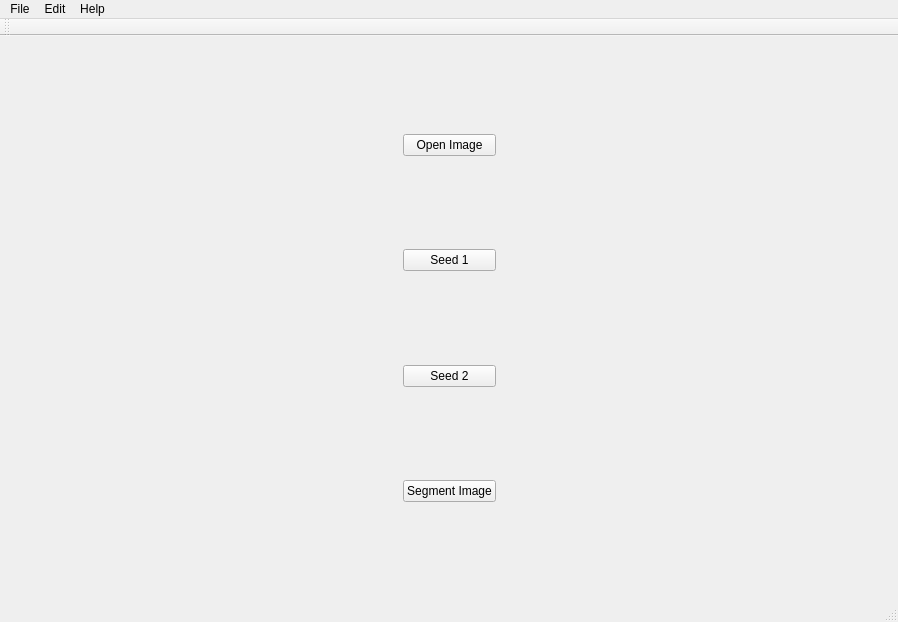
<?xml version="1.0" encoding="UTF-8"?>
<ui version="4.0">
 <class>MainWindow</class>
 <widget class="QMainWindow" name="MainWindow">
  <property name="geometry">
   <rect>
    <x>0</x>
    <y>0</y>
    <width>898</width>
    <height>622</height>
   </rect>
  </property>
  <property name="windowTitle">
   <string>Seeded Image Segmentation - Daudt &amp; Bernal</string>
  </property>
  <widget class="QWidget" name="centralWidget">
   <layout class="QHBoxLayout" name="horizontalLayout">
    <item>
     <spacer name="horizontalSpacer">
      <property name="orientation">
       <enum>Qt::Horizontal</enum>
      </property>
      <property name="sizeHint" stdset="0">
       <size>
        <width>368</width>
        <height>20</height>
       </size>
      </property>
     </spacer>
    </item>
    <item>
     <layout class="QVBoxLayout" name="verticalLayout">
      <item>
       <spacer name="verticalSpacer">
        <property name="orientation">
         <enum>Qt::Vertical</enum>
        </property>
        <property name="sizeHint" stdset="0">
         <size>
          <width>20</width>
          <height>40</height>
         </size>
        </property>
       </spacer>
      </item>
      <item>
       <widget class="QPushButton" name="pushButton_openImage">
        <property name="text">
         <string>Open Image</string>
        </property>
       </widget>
      </item>
      <item>
       <spacer name="verticalSpacer_2">
        <property name="orientation">
         <enum>Qt::Vertical</enum>
        </property>
        <property name="sizeHint" stdset="0">
         <size>
          <width>20</width>
          <height>40</height>
         </size>
        </property>
       </spacer>
      </item>
      <item>
       <widget class="QPushButton" name="pushButton_seed1">
        <property name="text">
         <string>Seed 1</string>
        </property>
       </widget>
      </item>
      <item>
       <spacer name="verticalSpacer_3">
        <property name="orientation">
         <enum>Qt::Vertical</enum>
        </property>
        <property name="sizeHint" stdset="0">
         <size>
          <width>20</width>
          <height>40</height>
         </size>
        </property>
       </spacer>
      </item>
      <item>
       <widget class="QPushButton" name="pushButton_seed2">
        <property name="text">
         <string>Seed 2</string>
        </property>
       </widget>
      </item>
      <item>
       <spacer name="verticalSpacer_4">
        <property name="orientation">
         <enum>Qt::Vertical</enum>
        </property>
        <property name="sizeHint" stdset="0">
         <size>
          <width>20</width>
          <height>40</height>
         </size>
        </property>
       </spacer>
      </item>
      <item>
       <widget class="QPushButton" name="pushButton_segmentImage">
        <property name="text">
         <string>Segment Image</string>
        </property>
       </widget>
      </item>
      <item>
       <spacer name="verticalSpacer_5">
        <property name="orientation">
         <enum>Qt::Vertical</enum>
        </property>
        <property name="sizeHint" stdset="0">
         <size>
          <width>20</width>
          <height>40</height>
         </size>
        </property>
       </spacer>
      </item>
     </layout>
    </item>
    <item>
     <spacer name="horizontalSpacer_2">
      <property name="orientation">
       <enum>Qt::Horizontal</enum>
      </property>
      <property name="sizeHint" stdset="0">
       <size>
        <width>367</width>
        <height>20</height>
       </size>
      </property>
     </spacer>
    </item>
   </layout>
  </widget>
  <widget class="QMenuBar" name="menuBar">
   <property name="geometry">
    <rect>
     <x>0</x>
     <y>0</y>
     <width>898</width>
     <height>25</height>
    </rect>
   </property>
   <widget class="QMenu" name="menuSeeded_Image_Segmentation_Daudt_Bernal">
    <property name="title">
     <string>File</string>
    </property>
   </widget>
   <widget class="QMenu" name="menuEdit">
    <property name="title">
     <string>Edit</string>
    </property>
   </widget>
   <widget class="QMenu" name="menuHelp">
    <property name="title">
     <string>Help</string>
    </property>
   </widget>
   <addaction name="menuSeeded_Image_Segmentation_Daudt_Bernal"/>
   <addaction name="menuEdit"/>
   <addaction name="menuHelp"/>
  </widget>
  <widget class="QToolBar" name="mainToolBar">
   <attribute name="toolBarArea">
    <enum>TopToolBarArea</enum>
   </attribute>
   <attribute name="toolBarBreak">
    <bool>false</bool>
   </attribute>
  </widget>
  <widget class="QStatusBar" name="statusBar"/>
 </widget>
 <layoutdefault spacing="6" margin="11"/>
 <resources/>
 <connections/>
</ui>
